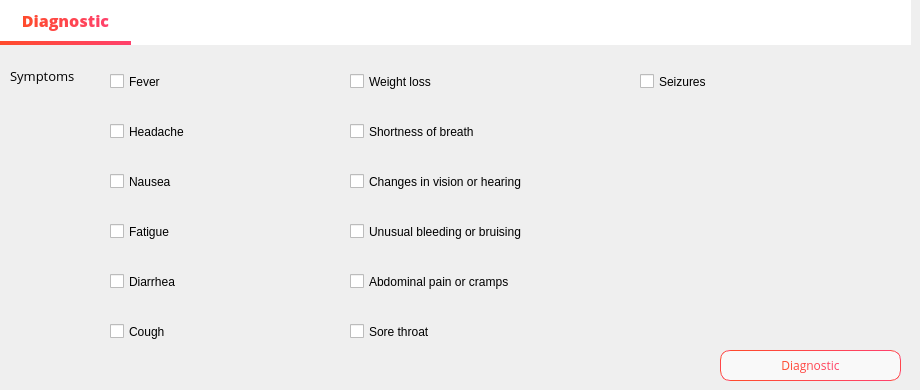
      <widget class="QWidget" name="page_5">
       <property name="styleSheet">
        <string notr="true">
QLabel{
color: rgb(255, 255, 255);
background-color: transparent;
}
</string>
       </property>
       <widget class="QWidget" name="widget_13" native="true">
        <property name="geometry">
         <rect>
          <x>0</x>
          <y>0</y>
          <width>911</width>
          <height>45</height>
         </rect>
        </property>
        <property name="styleSheet">
         <string notr="true">QWidget{
background-color: rgb(255, 255, 255);
}
QPushButton {
    border: none;
    padding: 5px 10px;
    font-size: 16px;
    font-weight: normal;
    color: black;
}

QPushButton:checked {
    border-bottom: 4px solid qlineargradient(x1:0, y1:0, x2:1, y2:0, stop:0 #FF4B2B, stop:1 #FF416C);
    border-right: none;
    border-top: none;
    color: qlineargradient(x1:0, y1:0, x2:1, y2:0, stop:0 #FF4B2B, stop:1 #FF416C);
    font-weight: 700;
}

QPushButton:hover {
    background-color: qlineargradient(x1:0, y1:0, x2:1, y2:0, stop:0 #f2f2f2, stop:1 #e6e6e6);
}</string>
        </property>
        <widget class="QPushButton" name="pushButton_44">
         <property name="enabled">
          <bool>false</bool>
         </property>
         <property name="geometry">
          <rect>
           <x>0</x>
           <y>0</y>
           <width>131</width>
           <height>45</height>
          </rect>
         </property>
         <property name="font">
          <font>
           <family>Open Sans</family>
           <pointsize>-1</pointsize>
           <weight>50</weight>
           <bold>false</bold>
          </font>
         </property>
         <property name="cursor">
          <cursorShape>ArrowCursor</cursorShape>
         </property>
         <property name="styleSheet">
          <string notr="true"/>
         </property>
         <property name="text">
          <string>Diagnostic</string>
         </property>
         <property name="checkable">
          <bool>true</bool>
         </property>
         <property name="checked">
          <bool>true</bool>
         </property>
        </widget>
       </widget>
       <widget class="QLabel" name="label_50">
        <property name="geometry">
         <rect>
          <x>10</x>
          <y>60</y>
          <width>151</width>
          <height>31</height>
         </rect>
        </property>
        <property name="font">
         <font>
          <family>Open Sans</family>
          <pointsize>10</pointsize>
          <weight>50</weight>
          <bold>false</bold>
         </font>
        </property>
        <property name="styleSheet">
         <string notr="true">color: rgb(0, 0, 0);</string>
        </property>
        <property name="text">
         <string>Symptoms </string>
        </property>
       </widget>
       <widget class="QPushButton" name="Modifier_btn_3">
        <property name="geometry">
         <rect>
          <x>720</x>
          <y>350</y>
          <width>181</width>
          <height>31</height>
         </rect>
        </property>
        <property name="font">
         <font>
          <family>Open Sans</family>
          <pointsize>-1</pointsize>
         </font>
        </property>
        <property name="cursor">
         <cursorShape>PointingHandCursor</cursorShape>
        </property>
        <property name="styleSheet">
         <string notr="true">QPushButton {
    border: 1px solid qlineargradient(x1:0, y1:0, x2:1, y2:0, stop:0 #FF4B2B, stop:1 #FF416C);
    border-radius: 10px;
    padding: 5px 15px;
    background: #f9f9f9;
    color: qlineargradient(x1:0, y1:0, x2:1, y2:0, stop:0 #FF4B2B, stop:1 #FF416C);
    font-size: 12px;
}

QPushButton:hover {
    background-color: qlineargradient(x1:0, y1:0, x2:1, y2:0, stop:0 #FF416C, stop:1 #FF4B2B);
	color: white;
}

QPushButton:pressed {
    background-color: qlineargradient(x1:0, y1:0, x2:1, y2:0, stop:0 #FF4B2B, stop:1 #FF416C);
    border: 2px solid #FF416C;
    padding: 4px 14px 6px 16px;
}</string>
        </property>
        <property name="text">
         <string>Diagnostic</string>
        </property>
       </widget>
       <widget class="QCheckBox" name="Fever">
        <property name="geometry">
         <rect>
          <x>110</x>
          <y>70</y>
          <width>101</width>
          <height>23</height>
         </rect>
        </property>
        <property name="text">
         <string>Fever</string>
        </property>
        <property name="checked">
         <bool>false</bool>
        </property>
       </widget>
       <widget class="QCheckBox" name="Headache">
        <property name="geometry">
         <rect>
          <x>110</x>
          <y>120</y>
          <width>141</width>
          <height>23</height>
         </rect>
        </property>
        <property name="text">
         <string>Headache</string>
        </property>
        <property name="checked">
         <bool>false</bool>
        </property>
       </widget>
       <widget class="QCheckBox" name="Nausea">
        <property name="geometry">
         <rect>
          <x>110</x>
          <y>170</y>
          <width>111</width>
          <height>23</height>
         </rect>
        </property>
        <property name="text">
         <string>Nausea</string>
        </property>
        <property name="checked">
         <bool>false</bool>
        </property>
       </widget>
       <widget class="QCheckBox" name="Fatigue">
        <property name="geometry">
         <rect>
          <x>110</x>
          <y>220</y>
          <width>111</width>
          <height>23</height>
         </rect>
        </property>
        <property name="text">
         <string>Fatigue</string>
        </property>
        <property name="checked">
         <bool>false</bool>
        </property>
       </widget>
       <widget class="QCheckBox" name="Diarrhea">
        <property name="geometry">
         <rect>
          <x>110</x>
          <y>270</y>
          <width>111</width>
          <height>23</height>
         </rect>
        </property>
        <property name="text">
         <string>Diarrhea</string>
        </property>
        <property name="checked">
         <bool>false</bool>
        </property>
       </widget>
       <widget class="QCheckBox" name="pain">
        <property name="geometry">
         <rect>
          <x>350</x>
          <y>270</y>
          <width>231</width>
          <height>23</height>
         </rect>
        </property>
        <property name="text">
         <string>Abdominal pain or cramps</string>
        </property>
        <property name="checked">
         <bool>false</bool>
        </property>
       </widget>
       <widget class="QCheckBox" name="breath">
        <property name="geometry">
         <rect>
          <x>350</x>
          <y>120</y>
          <width>191</width>
          <height>23</height>
         </rect>
        </property>
        <property name="text">
         <string>Shortness of breath</string>
        </property>
        <property name="checked">
         <bool>false</bool>
        </property>
       </widget>
       <widget class="QCheckBox" name="Cough">
        <property name="geometry">
         <rect>
          <x>110</x>
          <y>320</y>
          <width>91</width>
          <height>23</height>
         </rect>
        </property>
        <property name="text">
         <string>Cough</string>
        </property>
        <property name="checked">
         <bool>false</bool>
        </property>
       </widget>
       <widget class="QCheckBox" name="throat">
        <property name="geometry">
         <rect>
          <x>350</x>
          <y>320</y>
          <width>131</width>
          <height>23</height>
         </rect>
        </property>
        <property name="text">
         <string>Sore throat</string>
        </property>
        <property name="checked">
         <bool>false</bool>
        </property>
       </widget>
       <widget class="QCheckBox" name="bleeding">
        <property name="geometry">
         <rect>
          <x>350</x>
          <y>220</y>
          <width>251</width>
          <height>23</height>
         </rect>
        </property>
        <property name="text">
         <string>Unusual bleeding or bruising</string>
        </property>
        <property name="checked">
         <bool>false</bool>
        </property>
       </widget>
       <widget class="QCheckBox" name="Seizures">
        <property name="geometry">
         <rect>
          <x>640</x>
          <y>70</y>
          <width>111</width>
          <height>23</height>
         </rect>
        </property>
        <property name="text">
         <string>Seizures</string>
        </property>
        <property name="checked">
         <bool>false</bool>
        </property>
       </widget>
       <widget class="QCheckBox" name="Weight">
        <property name="geometry">
         <rect>
          <x>350</x>
          <y>70</y>
          <width>131</width>
          <height>23</height>
         </rect>
        </property>
        <property name="text">
         <string>Weight loss</string>
        </property>
        <property name="checked">
         <bool>false</bool>
        </property>
       </widget>
       <widget class="QCheckBox" name="Vision_hearing">
        <property name="geometry">
         <rect>
          <x>350</x>
          <y>170</y>
          <width>261</width>
          <height>23</height>
         </rect>
        </property>
        <property name="text">
         <string>Changes in vision or hearing</string>
        </property>
        <property name="checked">
         <bool>false</bool>
        </property>
       </widget>
      </widget>
